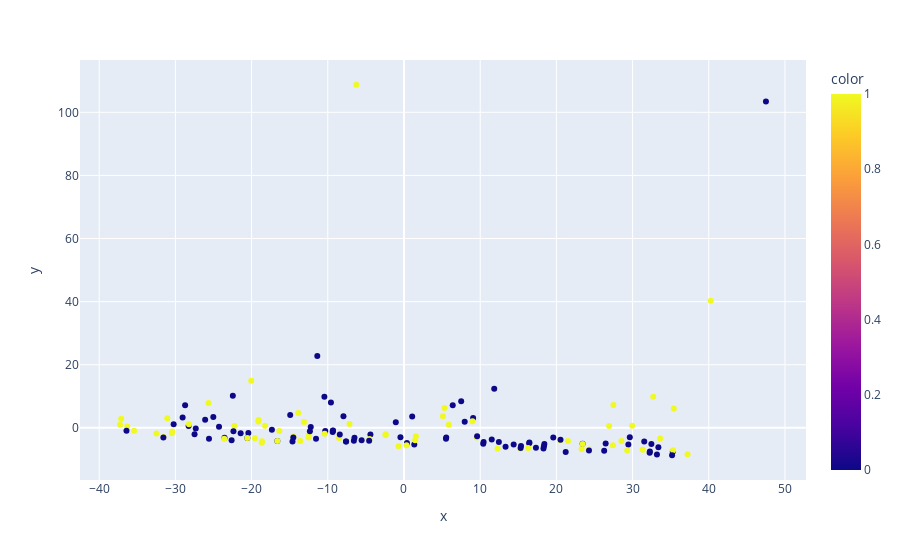

The notebook cell this image was saved under:
### Code cell
pca = PCA(2, random_state=1)
train_embeddings = pca.fit_transform(trapped_longs[features].values)

px.scatter(trapped_longs.reset_index(),x=train_embeddings[:,0],y=train_embeddings[:,1],color=trapped_longs[target].values,hover_data=trapped_longs.reset_index().columns)

### Figure 1 — Plotly figure (JSON) as saved in the notebook; plotly's stock layout.template omitted (floating-point values rounded to 4 significant figures; data arrays with more than 128 entries replaced by an {"elided": "..."} marker saying what was removed)
{"data": [{"customdata": {"elided": "156x37 mixed values"}, "hovertemplate": "x=%{x}<br>y=%{y}<br>period=%{customdata[0]}<br>movement=%{customdata[1]}<br>movement_prev_period=%{customdata[2]}<br>chg=%{customdata[3]}<br>chg_prev_period=%{customdata[4]}<br>vpoc_prev_period=%{customdata[5]}<br>total_volume_prev_period=%{customdata[6]}<br>vpoc_price_prev_period=%{customdata[7]}<br>tpoc_price_prev_period=%{customdata[8]}<br>open_prev_period=%{customdata[9]}<br>high_prev_period=%{customdata[10]}<br>low_prev_period=%{customdata[11]}<br>close_prev_period=%{customdata[12]}<br>vpoc_tpoc_ratio_prev_period=%{customdata[13]}<br>vpoc_open_ratio_prev_period=%{customdata[14]}<br>tpoc_open_ratio_prev_period=%{customdata[15]}<br>vpoc_high_ratio_prev_period=%{customdata[16]}<br>tpoc_high_ratio_prev_period=%{customdata[17]}<br>vpoc_low_ratio_prev_period=%{customdata[18]}<br>tpoc_low_ratio_prev_period=%{customdata[19]}<br>vpoc_close_ratio_prev_period=%{customdata[20]}<br>tpoc_close_ratio_prev_period=%{customdata[21]}<br>price_cv_prev_period=%{customdata[22]}<br>price_skew_prev_period=%{customdata[23]}<br>price_kurt_prev_period=%{customdata[24]}<br>vol_price_cv_prev_period=%{customdata[25]}<br>vol_price_skew_prev_period=%{customdata[26]}<br>vol_price_kurt_prev_period=%{customdata[27]}<br>trapped_longs_prev_period=%{customdata[28]}<br>trapped_shorts_prev_period=%{customdata[29]}<br>trapped_shorts_at_extremes_prev_period=%{customdata[30]}<br>trapped_longs_at_extremes_prev_period=%{customdata[31]}<br>trapped_at_extremes_volume_prev_period=%{customdata[32]}<br>period_idx=%{customdata[33]}<br>relative_volume_to_930=%{customdata[34]}<br>relative_volume_prev_period=%{customdata[35]}<br>success=%{customdata[36]}<br>color=%{marker.color}<extra></extra>", "legendgroup": "", "marker": {"color": {"elided": "156 int values"}, "coloraxis": "coloraxis", "symbol": "circle"}, "mode": "markers", "name": "", "orientation": "v", "showlegend": false, "type": "scatter", "x": {"elided": "156 float values"}, "xaxis": "x", "y": {"elided": "156 float values"}, "yaxis": "y"}], "layout": {"coloraxis": {"colorbar": {"title": {"text": "color"}}, "colorscale": [[0, "#0d0887"], [0.1111, "#46039f"], [0.2222, "#7201a8"], [0.3333, "#9c179e"], [0.4444, "#bd3786"], [0.5556, "#d8576b"], [0.6667, "#ed7953"], [0.7778, "#fb9f3a"], [0.8889, "#fdca26"], [1, "#f0f921"]]}, "legend": {"tracegroupgap": 0}, "margin": {"t": 60}, "xaxis": {"anchor": "y", "domain": [0, 1], "title": {"text": "x"}}, "yaxis": {"anchor": "x", "domain": [0, 1], "title": {"text": "y"}}}}
